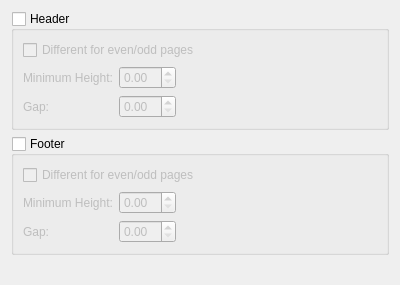
<?xml version="1.0" encoding="UTF-8"?>
<ui version="4.0">
 <class>KWHeaderFooter</class>
 <widget class="QWidget" name="KWHeaderFooter">
  <property name="geometry">
   <rect>
    <x>0</x>
    <y>0</y>
    <width>400</width>
    <height>285</height>
   </rect>
  </property>
  <property name="windowTitle">
   <string/>
  </property>
  <layout class="QVBoxLayout" name="verticalLayout">
   <item>
    <widget class="QGroupBox" name="headerGB">
     <property name="title">
      <string>Header</string>
     </property>
     <property name="checkable">
      <bool>true</bool>
     </property>
     <property name="checked">
      <bool>false</bool>
     </property>
     <layout class="QGridLayout" name="gridLayout">
      <item row="0" column="0" colspan="3">
       <widget class="QCheckBox" name="headerEvenOdd">
        <property name="text">
         <string>Different for even/odd pages</string>
        </property>
       </widget>
      </item>
      <item row="1" column="0">
       <widget class="QLabel" name="label">
        <property name="text">
         <string>Minimum Height:</string>
        </property>
       </widget>
      </item>
      <item row="1" column="1">
       <widget class="KoUnitDoubleSpinBox" name="headerHeight"/>
      </item>
      <item row="2" column="0">
       <widget class="QLabel" name="label_2">
        <property name="text">
         <string>Gap:</string>
        </property>
       </widget>
      </item>
      <item row="2" column="1">
       <widget class="KoUnitDoubleSpinBox" name="headerGapSize"/>
      </item>
      <item row="1" column="2" rowspan="2">
       <spacer name="horizontalSpacer">
        <property name="orientation">
         <enum>Qt::Horizontal</enum>
        </property>
        <property name="sizeHint" stdset="0">
         <size>
          <width>40</width>
          <height>20</height>
         </size>
        </property>
       </spacer>
      </item>
     </layout>
    </widget>
   </item>
   <item>
    <widget class="QGroupBox" name="footerGB">
     <property name="title">
      <string>Footer</string>
     </property>
     <property name="checkable">
      <bool>true</bool>
     </property>
     <property name="checked">
      <bool>false</bool>
     </property>
     <layout class="QGridLayout" name="gridLayout_2">
      <item row="0" column="0" colspan="3">
       <widget class="QCheckBox" name="footerEvenOdd">
        <property name="text">
         <string>Different for even/odd pages</string>
        </property>
       </widget>
      </item>
      <item row="1" column="0">
       <widget class="QLabel" name="label_3">
        <property name="text">
         <string>Minimum Height:</string>
        </property>
       </widget>
      </item>
      <item row="1" column="1">
       <widget class="KoUnitDoubleSpinBox" name="footerHeight"/>
      </item>
      <item row="2" column="0">
       <widget class="QLabel" name="label_4">
        <property name="text">
         <string>Gap:</string>
        </property>
       </widget>
      </item>
      <item row="2" column="1">
       <widget class="KoUnitDoubleSpinBox" name="footerGapSize"/>
      </item>
      <item row="1" column="2">
       <spacer name="horizontalSpacer_2">
        <property name="orientation">
         <enum>Qt::Horizontal</enum>
        </property>
        <property name="sizeHint" stdset="0">
         <size>
          <width>40</width>
          <height>20</height>
         </size>
        </property>
       </spacer>
      </item>
     </layout>
    </widget>
   </item>
   <item>
    <spacer name="verticalSpacer">
     <property name="orientation">
      <enum>Qt::Vertical</enum>
     </property>
     <property name="sizeHint" stdset="0">
      <size>
       <width>20</width>
       <height>40</height>
      </size>
     </property>
    </spacer>
   </item>
  </layout>
 </widget>
 <customwidgets>
  <customwidget>
   <class>KoUnitDoubleSpinBox</class>
   <extends>QDoubleSpinBox</extends>
   <header>KoUnitDoubleSpinBox.h</header>
  </customwidget>
 </customwidgets>
 <resources/>
 <connections/>
</ui>
